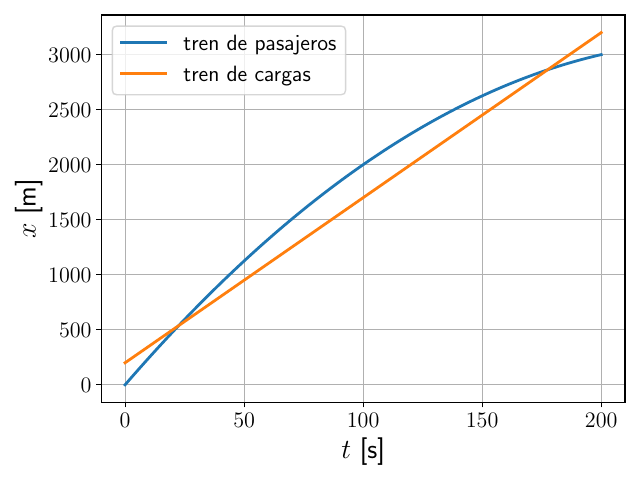

Write the Python code that produced this figure.
#!/usr/bin/env python3

import numpy as np
import matplotlib.pyplot as plt
plt.style.use('../../../utils/clases.mplstyle')
from matplotlib.ticker import AutoMinorLocator, MultipleLocator

t = np.linspace(0, 200, 100)
xp = 25 * t - 0.5 * 0.1 * t**2
xc = 200 + 15 * t

ax = plt.gca()
ax.plot(t, xp, label='tren de pasajeros')
ax.plot(t, xc, label='tren de cargas')
# ax.xaxis.set_major_locator(MultipleLocator(1))
# ax.xaxis.set_minor_locator(MultipleLocator(1/6))
plt.xlabel(r'$t$ [s]')
plt.ylabel(r'$x$ [m]')

plt.grid(which='both', ls='-')
plt.legend()
plt.tight_layout()
plt.savefig("ac-13.pdf")
